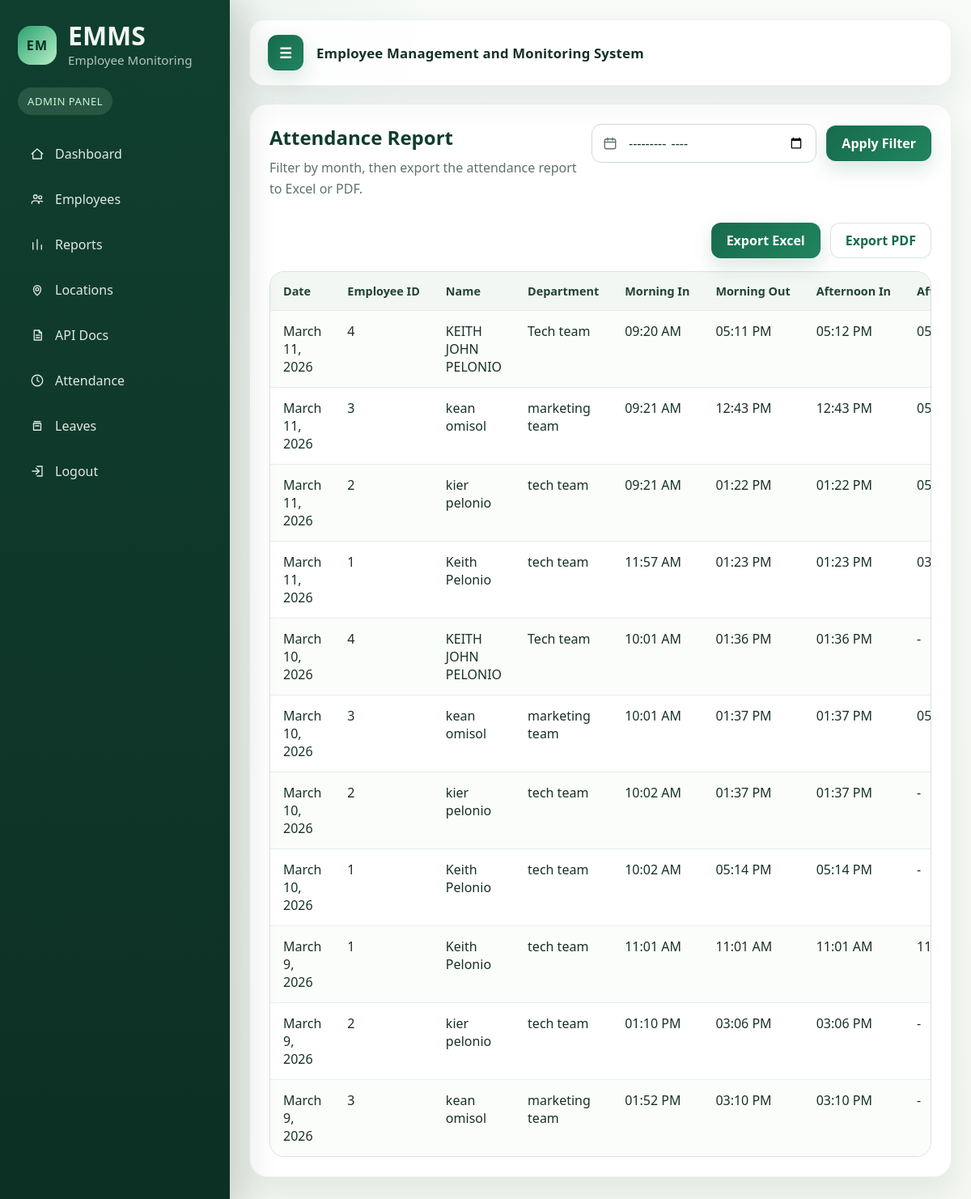
Page /reports/ (signed in) on the earlier database version.
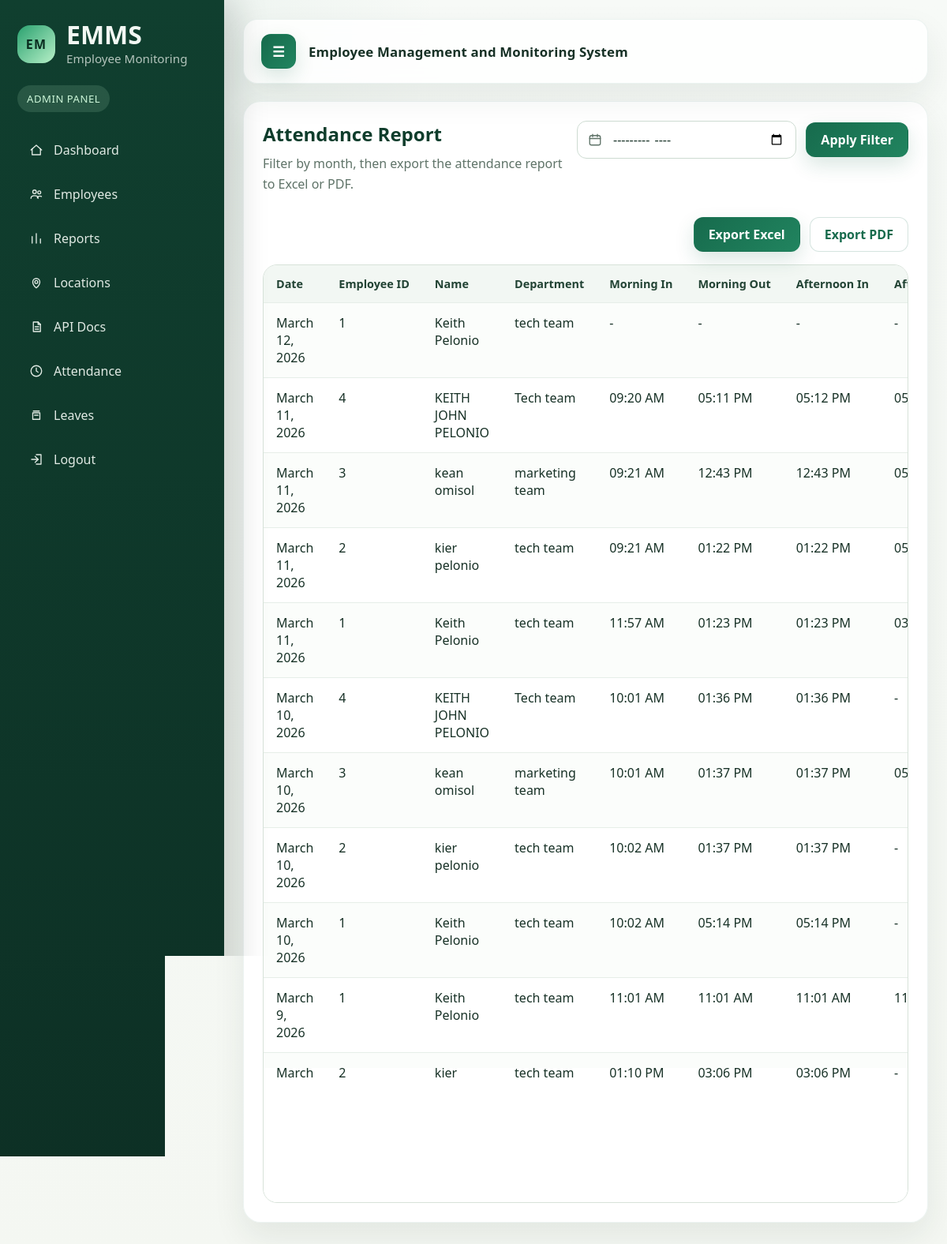
Same page on the later database version.
### EmployeeAttendance/models.py (models this page shows, shortened)
class Attendance(models.Model):
    REQUIRED_HOURS = 8
    OVERTIME_HOURS = 9
    STEP_SEQUENCE = [
        ("morning_in", "Morning In"),
        ("morning_out", "Morning Out"),
        ("afternoon_in", "Afternoon In"),
        ("afternoon_out", "Afternoon Out"),
    ]
    employee = models.ForeignKey(Employee, on_delete=models.CASCADE)
    date = models.DateField(default=timezone.localdate)
    morning_in = models.DateTimeField(null=True, blank=True)
    morning_out = models.DateTimeField(null=True, blank=True)
    afternoon_in = models.DateTimeField(null=True, blank=True)
    afternoon_out = models.DateTimeField(null=True, blank=True)
    @property
    def morning_hours(self):
        if self.morning_in and self.morning_out:
            duration = self.morning_out - self.morning_in
            return round(duration.total_seconds() / 3600, 2)
        return 0
    @property
    def afternoon_hours(self):
        if self.afternoon_in and self.afternoon_out:
            duration = self.afternoon_out - self.afternoon_in
            return round(duration.total_seconds() / 3600, 2)
        return 0
    @property
    def total_hours(self):
        return self.morning_hours + self.afternoon_hours

class Employee(models.Model):
    STATUS_ACTIVE = "Active"
    STATUS_NON_ACTIVE = "Non-Active"
    STATUS_CHOICES = [
        (STATUS_ACTIVE, "Active"),
        (STATUS_NON_ACTIVE, "Non-Active"),
    ]
    user = models.OneToOneField(User, on_delete=models.CASCADE, null=True, blank=True)
    employee_id = models.CharField(max_length=50, unique=True)
    name = models.CharField(max_length=150)
    department = models.CharField(max_length=100)
    status = models.CharField(max_length=20, choices=STATUS_CHOICES, default=STATUS_ACTIVE)

### EmployeeAttendance/views/reports.py (the view)
# urls.py: path("reports/", views.report_view, name="report_view"),
@login_required
@user_passes_test(is_admin)
def report_view(request):
    month = request.GET.get("month")
    attendances, invalid_month = get_report_attendances(month)
    attach_invalid_month_message(request, invalid_month)
    return render(request, "report.html", {"attendances": attendances})

### EmployeeAttendance/services/reports.py (called while the page is built, shortened)
def get_report_attendances(month):
    attendances = Attendance.objects.select_related("employee").order_by("-date")
    invalid_month = False
    return attendances, invalid_month

def attach_invalid_month_message(request, invalid_month):
    if invalid_month:
        messages.error(request, "Invalid month format")

### EmployeeAttendance/utils/auth.py (called while the page is built)
def is_admin(user):
    return user.is_superuser

### EmployeeAttendance/templates/report.html (shortened to what this page needs)
{% extends "base.html" %}
{% block content %}
<section class="content-card report-card">
    <div class="report-toolbar">
        <div class="report-intro">
            <h2>Attendance Report</h2>
            <p class="muted">Filter by month, then export the attendance report to Excel or PDF.</p>
        </div>
        <form method="get" class="report-filter-bar">
            <div class="filter-field filter-field-month">
                <span class="filter-icon" aria-hidden="true">
                </span>
                <input id="month" type="month" name="month" value="{{ request.GET.month }}" aria-label="Filter attendance report by month">
            </div>
            <div class="filter-actions">
                <button type="submit">Apply Filter</button>
            </div>
        </form>
    </div>
    <div class="actions report-actions">
        <a href="{% url 'export_excel' %}?month={{ request.GET.month }}" class="btn">Export Excel</a>
        <a href="{% url 'export_pdf' %}?month={{ request.GET.month }}" class="btn btn-soft">Export PDF</a>
    </div>
    <div class="table-wrap">
        <table>
            <tr>
                <th>Date</th>
                <th>Employee ID</th>
                <th>Name</th>
                <th>Department</th>
                <th>Morning In</th>
                <th>Morning Out</th>
                <th>Afternoon In</th>
                <th>Afternoon Out</th>
            </tr>
            {% for a in attendances %}
            <tr>
                <td>{{ a.date }}</td>
                <td>{{ a.employee.employee_id }}</td>
                <td>{{ a.employee.name }}</td>
                <td>{{ a.employee.department }}</td>
                <td>{{ a.morning_in|date:"h:i A"|default:"-" }}</td>
                <td>{{ a.morning_out|date:"h:i A"|default:"-" }}</td>
                <td>{{ a.afternoon_in|date:"h:i A"|default:"-" }}</td>
                <td>{{ a.afternoon_out|date:"h:i A"|default:"-" }}</td>
            </tr>
            {% empty %}
            <tr>
                <td colspan="9">No attendance records found.</td>
            </tr>
            {% endfor %}
        </table>
    </div>
</section>
{% endblock %}

Differences in the rows shown:
no longer on this page (row unchanged): Attendance: date "March 9, 2026", employee.employee_id "3", employee.name "kean omisol", employee.department "marketing team", morning_in "01:52 PM", morning_out "03:10 PM", afternoon_in "03:10 PM", afternoon_out "-"
added Attendance: date "March 12, 2026", employee.employee_id "1", employee.name "Keith Pelonio", employee.department "tech team", morning_in "-", morning_out "-", afternoon_in "-", afternoon_out "-"
